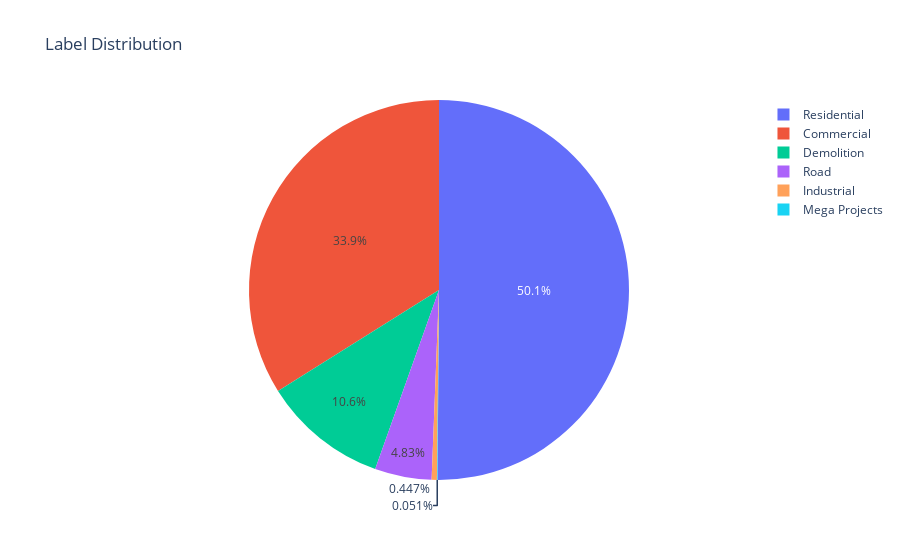

The code cell stored with this chart in its notebook:
### Markdown cell above
The objective of this project is to categorize a geographical area into six distinct
labels using a dataset stored in a geojson file. The chosen evaluation metric is the
F1-score, representing the harmonic average of accuracy and precision. This metric is
particularly suitable for this problem, as depicted in the figure below, where the distribution
of labels is highly unbalanced. The conventional Accuracy-score might not be ideal
due to the inherent imbalance, where, for instance, a model consistently predicting
Residential would achieve a 50% accuracy.

### Code cell
import plotly.express as px
#--checking distribution balance
label_counts = train_df['change_type'].value_counts()
label_counts_df = pd.DataFrame({'label': label_counts.index, 'count': label_counts.values})
fig = px.pie(label_counts_df, names='label', values='count', title='Label Distribution')
fig.show()

### Figure 1 — Plotly figure (JSON) as saved in the notebook; plotly's stock layout.template omitted (floating-point values rounded to 4 significant figures)
{"data": [{"domain": {"x": [0, 1], "y": [0, 1]}, "hovertemplate": "label=%{label}<br>count=%{value}<extra></extra>", "labels": ["Residential", "Commercial", "Demolition", "Road", "Industrial", "Mega Projects"], "legendgroup": "", "name": "", "showlegend": true, "type": "pie", "values": [148435, 100422, 31509, 14305, 1324, 151]}], "layout": {"legend": {"tracegroupgap": 0}, "title": {"text": "Label Distribution"}}}
